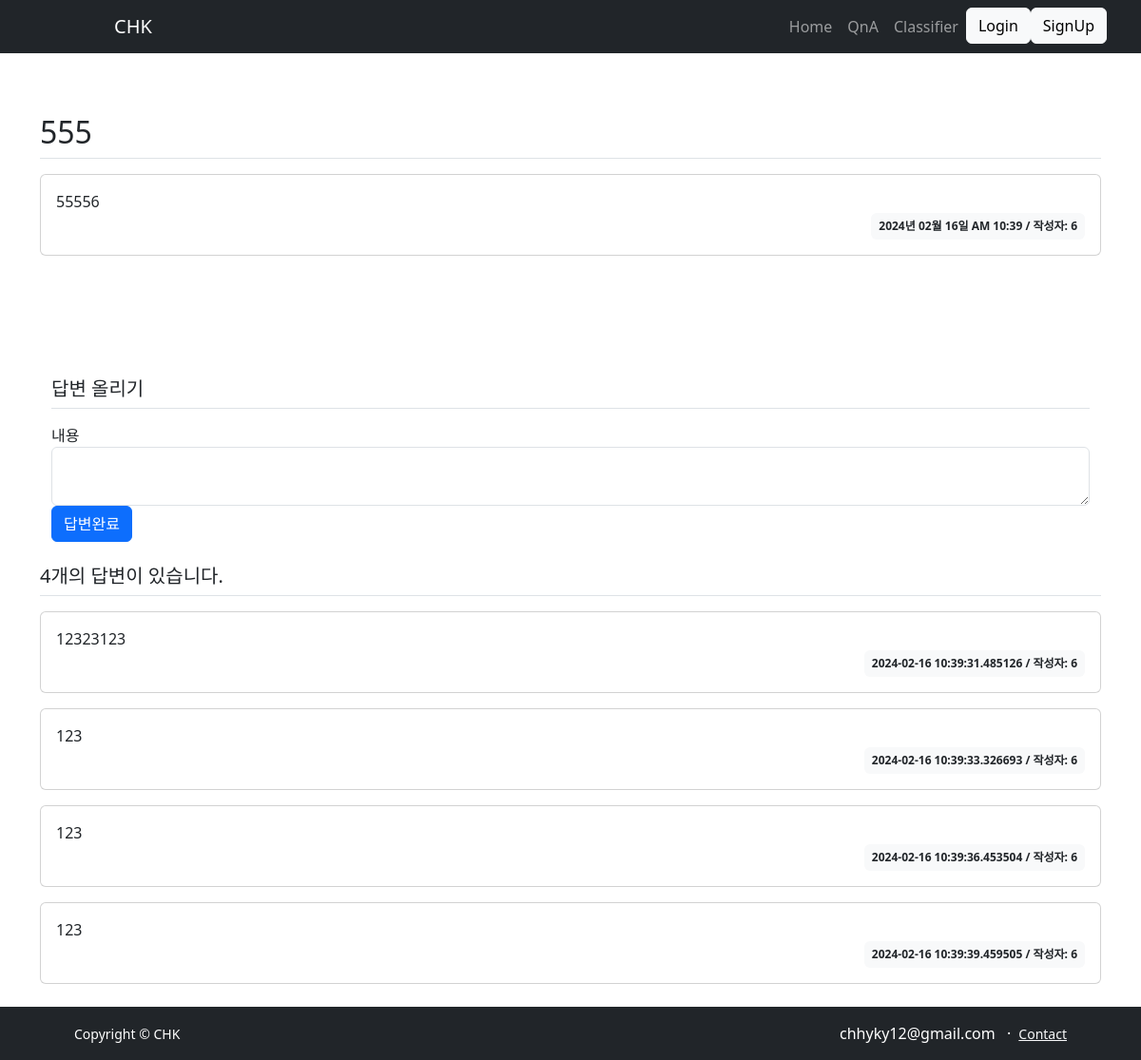
/board/detail/103, run on the app's committed database.
### test/models.py (models this page shows)
class Question(db.Model):
    id = db.Column(db.Integer, primary_key=True)
    subject = db.Column(db.String(200), nullable=False)
    content = db.Column(db.Text(), nullable=False) # 텍스트가 길이 무제한
    create_date = db.Column(db.DateTime(), nullable=False)
    user_id = db.Column(db.Integer, db.ForeignKey('user.id', ondelete='CASCADE'), nullable=False)
    user = db.relationship('User', backref=db.backref('question_set', cascade="delete"))

class Answer(db.Model):
    id = db.Column(db.Integer, primary_key=True)
    question_id = db.Column(db.Integer, db.ForeignKey('question.id', ondelete='CASCADE'))
    question = db.relationship('Question', backref=db.backref('answer_set', cascade="delete"))
    content = db.Column(db.Text(), nullable=False)
    create_date = db.Column(db.DateTime(), nullable=False)
    user_id = db.Column(db.Integer, db.ForeignKey('user.id', ondelete='CASCADE'), nullable=False)
    user = db.relationship('User', backref=db.backref('answer_set'))

### test/views/board_views.py (the view)
@board.route("/detail/<int:question_id>") # question_id 변수로 받은 값을
def post_detail(question_id): # 함수의 파라미터로 전달
    question = Question.query.get_or_404(question_id)
    form = AnswerForm()
    return render_template("question/question_detail.html", question = question,  question_id = question_id, form=form)

### test/forms.py
class AnswerForm(FlaskForm):
    content = TextAreaField('내용', validators=[DataRequired()])

### test/filter.py (called while the page is built)
def format_datetime(value, fmt='%Y년 %m월 %d일 %p %I:%M'):
    return value.strftime(fmt)

### test/views/auth_views.py (called while the page is built)
@auth.before_app_request
def load_logged_in_user():
    user_id = session.get('user_id')
    if user_id is None:
        g.user = None
    else:
        g.user = User.query.get(user_id)

### test/templates/question/question_detail.html (shortened to what this page needs)
{% extends 'base.html' %}
{% block content %}
<div class="container my-3">
    <h2 class="border-bottom py-2">{{ question.subject }}</h2>
    <div class="card my-3">
        <div class="card-body">
            <div class="card-text" style="white-space: pre-line;">{{ question.content }}</div>
            <div class="d-flex justify-content-end">
                <div class="badge bg-light text-dark p-2">
                    {{ question.create_date | date_time }} /
                    작성자: {{ question.user_id }}
                </div>
            </div>
        </div>
    </div>
    {% include 'answer/answer_form.html' %}
    <h5 class="border-bottom my-3 py-2">{{ question.answer_set|length }}개의 답변이 있습니다.</h5>
    {% for answer in question.answer_set %}
    <div class="card my-3">
        <div class="card-body">
            <div class="card-text" style="white-space: pre-line;">{{ answer.content }}</div>
            <div class="d-flex justify-content-end">
                <div class="badge bg-light text-dark p-2">
                    {{ answer.create_date }} / 작성자: {{ answer.user_id }}
                </div>
            </div>
        </div>
    </div>
    {% endfor %}
    <br>
    <br>
{% endblock %}

### data on the page
Question: subject "555", content "55556", create_date "2024년 02월 16일 AM 10:39", user_id "6"
Answer: content "12323123", create_date "2024-02-16 10:39:31.485126", user_id "6"
Answer: content "123", create_date "2024-02-16 10:39:33.326693", user_id "6"
Answer: content "123", create_date "2024-02-16 10:39:36.453504", user_id "6"
Answer: content "123", create_date "2024-02-16 10:39:39.459505", user_id "6"

### other printed values
{{ question.answer_set|length }} "4"
